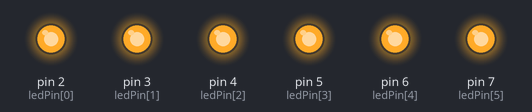
Bench run of a sketch on a simulated Arduino Uno, built with avr-gcc and run on an emulated ATmega328P. On the bench: output pins drawn as LEDs (lit = HIGH).

Above: at 0.5 s.
At 1.5 s:
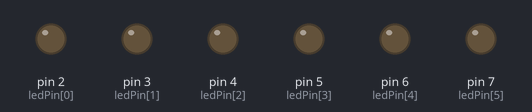
At 2.3 s:
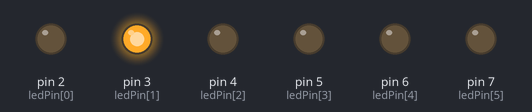
At 2.9 s:
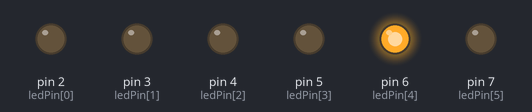
At 3.5 s:
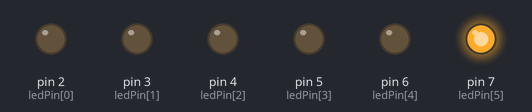
At 4.5 s:
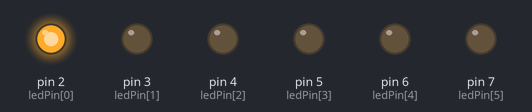
Timing chart, 0 to 6.2 s (numbered marks = the images above):
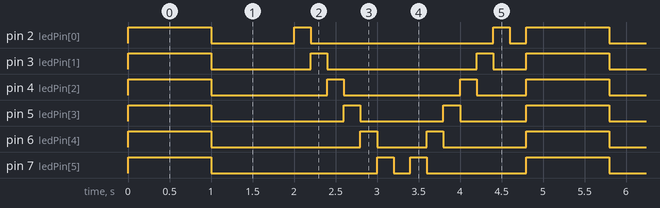

Measured:
- by itself, pin 2 (ledPin[0]): repeats every 4.8 s: LOW 1.0 s, HIGH 0.20 s, LOW 2.2 s, HIGH 0.20 s, LOW 0.20 s, HIGH 1.0 s
- by itself, pin 3 (ledPin[1]): repeats every 4.8 s: LOW 1.2 s, HIGH 0.20 s, LOW 1.8 s, HIGH 0.20 s, LOW 0.40 s, HIGH 1.0 s
- by itself, pin 4 (ledPin[2]): repeats every 4.8 s: 2 × (LOW 1.4 s, HIGH 0.20 s), LOW 0.60 s, HIGH 1.0 s
- by itself, pin 5 (ledPin[3]): repeats every 4.8 s: LOW 1.6 s, HIGH 0.20 s, LOW 1.0 s, HIGH 0.20 s, LOW 0.80 s, HIGH 1.0 s
- by itself, pin 6 (ledPin[4]): repeats every 4.8 s: LOW 1.8 s, HIGH 0.20 s, LOW 0.60 s, HIGH 0.20 s, LOW 1.0 s, HIGH 1.0 s
- by itself, pin 7 (ledPin[5]): repeats every 4.8 s: LOW 2.0 s, HIGH 0.20 s, LOW 0.20 s, HIGH 0.20 s, LOW 1.2 s, HIGH 1.0 s

The sketch:

solution.ino
```cpp
int ledPin[6] = {2, 3, 4, 5, 6, 7};
int numLedPins = 6;

void setup()
{
    for (int i = 0; i < numLedPins; i++)
    {
        pinMode(ledPin[i], OUTPUT);
    }
}

void loop()
{
    // ON: Turn all LEDs on at the same time
    for (int i = 0; i < numLedPins; i++)
    {
        digitalWrite(ledPin[i], HIGH);
    }
    delay(1000); // Wait for 1s

    // OFF: Turn all LEDs off at the same time
    for (int i = 0; i < numLedPins; i++)
    {
        digitalWrite(ledPin[i], LOW);
    }
    delay(1000); // Wait for 1s

    // Flow from left to right: Turn on one LED
    // at a time from the leftmost LED to the rightmost
    for (int i = 0; i < numLedPins; i++)
    {
        digitalWrite(ledPin[i], HIGH);
        delay(200);
        digitalWrite(ledPin[i], LOW);
    }
    delay(200);

    // Flow from right to left: Turn on one LED
    // at a time from the rightmost LED to the leftmost
    for (int i = numLedPins - 1; i >= 0; i--)
    {
        digitalWrite(ledPin[i], HIGH);
        delay(200);
        digitalWrite(ledPin[i], LOW);
    }
    delay(200);
}
```
